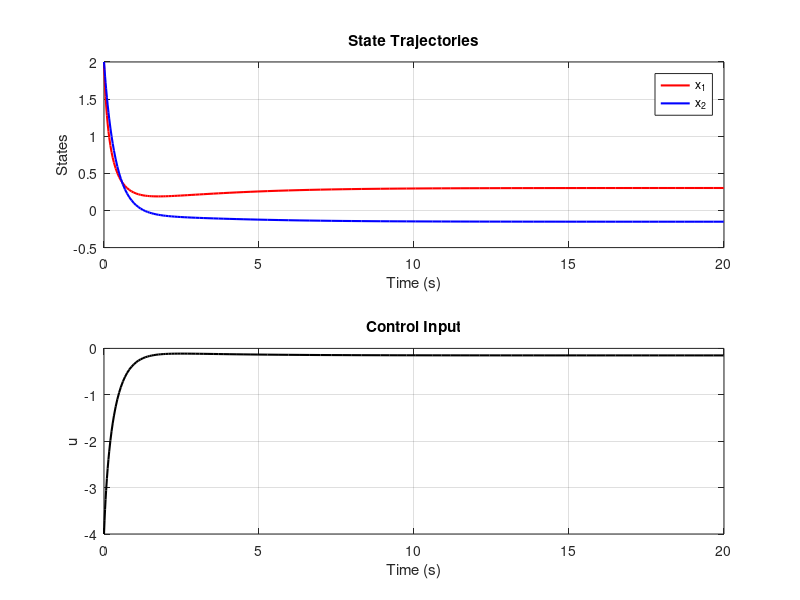

This chart was generated by the following MATLAB code:
%% ALNC Lab Assignment-3 Question-2
clc;
clear;
close all;

% Parameters
tspan = [0 20]; % Simulation time
x0 = [2; 2]; % Initial conditions

% Dynamics with backstepping control
function dx = dynamics(~, x)
    x1 = x(1);
    x2 = x(2);

    % Backstepping control design
    v = -x1; % Desired virtual control for x1 subsystem

    % Full control law
    u = -x2 - (x2 - v); % Stabilizes x2 dynamics

    % System dynamics
    dx1 = -x2 - (3/2) * x1 ^ 2 - (1/2) * x1 ^ 3;
    dx2 = u;

    dx = [dx1; dx2];
end

% Simulate the system
[t, x] = ode45(@(t, x) dynamics(t, x), tspan, x0);

% Plot state trajectories
figure;
subplot(2, 1, 1);
plot(t, x(:, 1), 'r', 'LineWidth', 1.5); hold on;
plot(t, x(:, 2), 'b', 'LineWidth', 1.5);
title('State Trajectories');
xlabel('Time (s)');
ylabel('States');
legend('x_1', 'x_2');
grid on;

% Plot control input
subplot(2, 1, 2);
u = -x(:, 1) - x(:, 2); % Control law
plot(t, u, 'k', 'LineWidth', 1.5);
title('Control Input');
xlabel('Time (s)');
ylabel('u');
grid on;
